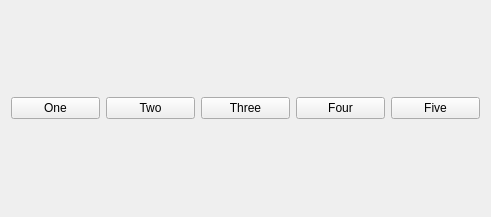
<?xml version="1.0" encoding="UTF-8"?>
<ui version="4.0">
 <class>Widget</class>
 <widget class="QWidget" name="Widget">
  <property name="geometry">
   <rect>
    <x>0</x>
    <y>0</y>
    <width>491</width>
    <height>217</height>
   </rect>
  </property>
  <property name="windowTitle">
   <string>Widget</string>
  </property>
  <layout class="QHBoxLayout" name="horizontalLayout_2">
   <item>
    <layout class="QHBoxLayout" name="horizontalLayout">
     <item>
      <widget class="QPushButton" name="oneButton">
       <property name="text">
        <string>One</string>
       </property>
      </widget>
     </item>
     <item>
      <widget class="QPushButton" name="twoButton">
       <property name="text">
        <string>Two</string>
       </property>
      </widget>
     </item>
     <item>
      <widget class="QPushButton" name="threeButton">
       <property name="text">
        <string>Three</string>
       </property>
      </widget>
     </item>
     <item>
      <widget class="QPushButton" name="fourButton">
       <property name="text">
        <string>Four</string>
       </property>
      </widget>
     </item>
     <item>
      <widget class="QPushButton" name="fiveButton">
       <property name="text">
        <string>Five</string>
       </property>
      </widget>
     </item>
    </layout>
   </item>
  </layout>
 </widget>
 <resources/>
 <connections/>
</ui>
